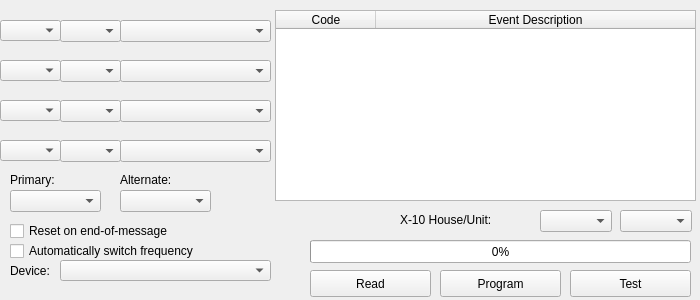
<?xml version="1.0" encoding="UTF-8"?>
<ui version="4.0">
 <class>EARComm</class>
 <widget class="QWidget" name="EARComm">
  <property name="geometry">
   <rect>
    <x>0</x>
    <y>0</y>
    <width>700</width>
    <height>300</height>
   </rect>
  </property>
  <property name="windowTitle">
   <string>EARComm</string>
  </property>
  <widget class="QPushButton" name="readButton">
   <property name="geometry">
    <rect>
     <x>310</x>
     <y>270</y>
     <width>121</width>
     <height>27</height>
    </rect>
   </property>
   <property name="text">
    <string>Read</string>
   </property>
  </widget>
  <widget class="QProgressBar" name="programStatus">
   <property name="geometry">
    <rect>
     <x>310</x>
     <y>240</y>
     <width>381</width>
     <height>23</height>
    </rect>
   </property>
   <property name="value">
    <number>0</number>
   </property>
  </widget>
  <widget class="QPushButton" name="programButton">
   <property name="geometry">
    <rect>
     <x>440</x>
     <y>270</y>
     <width>121</width>
     <height>27</height>
    </rect>
   </property>
   <property name="text">
    <string>Program</string>
   </property>
  </widget>
  <widget class="QTableWidget" name="eventCodes">
   <property name="geometry">
    <rect>
     <x>275</x>
     <y>10</y>
     <width>421</width>
     <height>191</height>
    </rect>
   </property>
   <property name="editTriggers">
    <set>QAbstractItemView::NoEditTriggers</set>
   </property>
   <property name="selectionMode">
    <enum>QAbstractItemView::MultiSelection</enum>
   </property>
   <property name="selectionBehavior">
    <enum>QAbstractItemView::SelectRows</enum>
   </property>
   <property name="columnCount">
    <number>2</number>
   </property>
   <attribute name="horizontalHeaderCascadingSectionResizes">
    <bool>true</bool>
   </attribute>
   <attribute name="horizontalHeaderHighlightSections">
    <bool>false</bool>
   </attribute>
   <attribute name="horizontalHeaderStretchLastSection">
    <bool>true</bool>
   </attribute>
   <attribute name="verticalHeaderVisible">
    <bool>false</bool>
   </attribute>
   <column>
    <property name="text">
     <string>Code</string>
    </property>
   </column>
   <column>
    <property name="text">
     <string>Event Description</string>
    </property>
   </column>
  </widget>
  <widget class="QComboBox" name="x10House">
   <property name="geometry">
    <rect>
     <x>540</x>
     <y>210</y>
     <width>72</width>
     <height>22</height>
    </rect>
   </property>
  </widget>
  <widget class="QComboBox" name="x10Unit">
   <property name="geometry">
    <rect>
     <x>620</x>
     <y>210</y>
     <width>72</width>
     <height>22</height>
    </rect>
   </property>
  </widget>
  <widget class="QComboBox" name="FIPS1">
   <property name="geometry">
    <rect>
     <x>120</x>
     <y>20</y>
     <width>151</width>
     <height>22</height>
    </rect>
   </property>
  </widget>
  <widget class="QComboBox" name="FIPS2">
   <property name="geometry">
    <rect>
     <x>120</x>
     <y>60</y>
     <width>151</width>
     <height>22</height>
    </rect>
   </property>
  </widget>
  <widget class="QComboBox" name="FIPS3">
   <property name="geometry">
    <rect>
     <x>120</x>
     <y>100</y>
     <width>151</width>
     <height>22</height>
    </rect>
   </property>
  </widget>
  <widget class="QComboBox" name="FIPS4">
   <property name="geometry">
    <rect>
     <x>120</x>
     <y>140</y>
     <width>151</width>
     <height>22</height>
    </rect>
   </property>
  </widget>
  <widget class="QComboBox" name="priFreq">
   <property name="geometry">
    <rect>
     <x>10</x>
     <y>190</y>
     <width>91</width>
     <height>22</height>
    </rect>
   </property>
  </widget>
  <widget class="QComboBox" name="altFreq">
   <property name="geometry">
    <rect>
     <x>120</x>
     <y>190</y>
     <width>91</width>
     <height>22</height>
    </rect>
   </property>
  </widget>
  <widget class="QCheckBox" name="eomSwitch">
   <property name="geometry">
    <rect>
     <x>10</x>
     <y>220</y>
     <width>241</width>
     <height>22</height>
    </rect>
   </property>
   <property name="text">
    <string>Reset on end-of-message</string>
   </property>
  </widget>
  <widget class="QCheckBox" name="backupSwitch">
   <property name="geometry">
    <rect>
     <x>10</x>
     <y>240</y>
     <width>241</width>
     <height>22</height>
    </rect>
   </property>
   <property name="text">
    <string>Automatically switch frequency</string>
   </property>
  </widget>
  <widget class="QComboBox" name="FIPS1St">
   <property name="geometry">
    <rect>
     <x>60</x>
     <y>20</y>
     <width>61</width>
     <height>22</height>
    </rect>
   </property>
  </widget>
  <widget class="QComboBox" name="FIPS2St">
   <property name="geometry">
    <rect>
     <x>60</x>
     <y>60</y>
     <width>61</width>
     <height>22</height>
    </rect>
   </property>
  </widget>
  <widget class="QComboBox" name="FIPS3St">
   <property name="geometry">
    <rect>
     <x>60</x>
     <y>100</y>
     <width>61</width>
     <height>22</height>
    </rect>
   </property>
  </widget>
  <widget class="QComboBox" name="FIPS4St">
   <property name="geometry">
    <rect>
     <x>60</x>
     <y>140</y>
     <width>61</width>
     <height>22</height>
    </rect>
   </property>
  </widget>
  <widget class="QPushButton" name="testButton">
   <property name="geometry">
    <rect>
     <x>570</x>
     <y>270</y>
     <width>121</width>
     <height>27</height>
    </rect>
   </property>
   <property name="text">
    <string>Test</string>
   </property>
  </widget>
  <widget class="QLabel" name="labelX10">
   <property name="geometry">
    <rect>
     <x>400</x>
     <y>210</y>
     <width>161</width>
     <height>20</height>
    </rect>
   </property>
   <property name="text">
    <string>X-10 House/Unit:</string>
   </property>
  </widget>
  <widget class="QLabel" name="labelPrimary">
   <property name="geometry">
    <rect>
     <x>10</x>
     <y>170</y>
     <width>75</width>
     <height>20</height>
    </rect>
   </property>
   <property name="text">
    <string>Primary:</string>
   </property>
  </widget>
  <widget class="QLabel" name="labelPrimary_2">
   <property name="geometry">
    <rect>
     <x>120</x>
     <y>170</y>
     <width>91</width>
     <height>20</height>
    </rect>
   </property>
   <property name="text">
    <string>Alternate:</string>
   </property>
  </widget>
  <widget class="QComboBox" name="FIPS1Reg">
   <property name="geometry">
    <rect>
     <x>0</x>
     <y>20</y>
     <width>61</width>
     <height>21</height>
    </rect>
   </property>
  </widget>
  <widget class="QComboBox" name="FIPS2Reg">
   <property name="geometry">
    <rect>
     <x>0</x>
     <y>60</y>
     <width>61</width>
     <height>21</height>
    </rect>
   </property>
  </widget>
  <widget class="QComboBox" name="FIPS3Reg">
   <property name="geometry">
    <rect>
     <x>0</x>
     <y>100</y>
     <width>61</width>
     <height>21</height>
    </rect>
   </property>
  </widget>
  <widget class="QComboBox" name="FIPS4Reg">
   <property name="geometry">
    <rect>
     <x>0</x>
     <y>140</y>
     <width>61</width>
     <height>21</height>
    </rect>
   </property>
  </widget>
  <widget class="QLabel" name="labelDevice">
   <property name="geometry">
    <rect>
     <x>10</x>
     <y>260</y>
     <width>51</width>
     <height>21</height>
    </rect>
   </property>
   <property name="text">
    <string>Device:</string>
   </property>
  </widget>
  <widget class="QComboBox" name="device">
   <property name="geometry">
    <rect>
     <x>60</x>
     <y>260</y>
     <width>211</width>
     <height>21</height>
    </rect>
   </property>
  </widget>
 </widget>
 <layoutdefault spacing="6" margin="11"/>
 <resources/>
 <connections/>
</ui>
